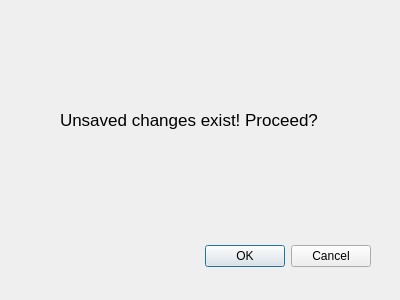
<?xml version="1.0" encoding="UTF-8"?>
<ui version="4.0">
 <class>exitUnsavedDialog</class>
 <widget class="QDialog" name="exitUnsavedDialog">
  <property name="geometry">
   <rect>
    <x>0</x>
    <y>0</y>
    <width>400</width>
    <height>300</height>
   </rect>
  </property>
  <property name="windowTitle">
   <string>Leave PampelMuse</string>
  </property>
  <property name="locale">
   <locale language="English" country="UnitedKingdom"/>
  </property>
  <widget class="QDialogButtonBox" name="buttonBox">
   <property name="geometry">
    <rect>
     <x>30</x>
     <y>240</y>
     <width>341</width>
     <height>32</height>
    </rect>
   </property>
   <property name="orientation">
    <enum>Qt::Horizontal</enum>
   </property>
   <property name="standardButtons">
    <set>QDialogButtonBox::Cancel|QDialogButtonBox::Ok</set>
   </property>
  </widget>
  <widget class="QLabel" name="label">
   <property name="geometry">
    <rect>
     <x>60</x>
     <y>110</y>
     <width>271</width>
     <height>20</height>
    </rect>
   </property>
   <property name="font">
    <font>
     <pointsize>13</pointsize>
     <weight>50</weight>
     <bold>false</bold>
    </font>
   </property>
   <property name="text">
    <string>Unsaved changes exist! Proceed?</string>
   </property>
  </widget>
 </widget>
 <resources/>
 <connections>
  <connection>
   <sender>buttonBox</sender>
   <signal>accepted()</signal>
   <receiver>exitUnsavedDialog</receiver>
   <slot>accept()</slot>
   <hints>
    <hint type="sourcelabel">
     <x>248</x>
     <y>254</y>
    </hint>
    <hint type="destinationlabel">
     <x>157</x>
     <y>274</y>
    </hint>
   </hints>
  </connection>
  <connection>
   <sender>buttonBox</sender>
   <signal>rejected()</signal>
   <receiver>exitUnsavedDialog</receiver>
   <slot>reject()</slot>
   <hints>
    <hint type="sourcelabel">
     <x>316</x>
     <y>260</y>
    </hint>
    <hint type="destinationlabel">
     <x>286</x>
     <y>274</y>
    </hint>
   </hints>
  </connection>
 </connections>
</ui>
